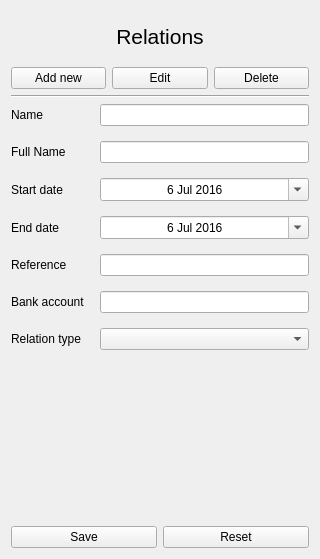
<?xml version="1.0" encoding="UTF-8"?>
<ui version="4.0">
 <class>RelationForm</class>
 <widget class="QWidget" name="RelationForm">
  <property name="geometry">
   <rect>
    <x>0</x>
    <y>0</y>
    <width>320</width>
    <height>559</height>
   </rect>
  </property>
  <property name="maximumSize">
   <size>
    <width>350</width>
    <height>16777215</height>
   </size>
  </property>
  <property name="windowTitle">
   <string>Form</string>
  </property>
  <property name="styleSheet">
   <string notr="true"/>
  </property>
  <layout class="QVBoxLayout" name="verticalLayout">
   <item>
    <widget class="QLabel" name="titleLabel">
     <property name="maximumSize">
      <size>
       <width>16777215</width>
       <height>50</height>
      </size>
     </property>
     <property name="font">
      <font>
       <pointsize>16</pointsize>
      </font>
     </property>
     <property name="text">
      <string>Relations</string>
     </property>
     <property name="alignment">
      <set>Qt::AlignCenter</set>
     </property>
    </widget>
   </item>
   <item>
    <layout class="QHBoxLayout" name="horizontalLayout_2">
     <item>
      <widget class="QPushButton" name="pushButtonAdd">
       <property name="text">
        <string>Add new</string>
       </property>
      </widget>
     </item>
     <item>
      <widget class="QPushButton" name="pushButtonEdit">
       <property name="text">
        <string>Edit</string>
       </property>
      </widget>
     </item>
     <item>
      <widget class="QPushButton" name="pushButtonDelete">
       <property name="text">
        <string>Delete</string>
       </property>
      </widget>
     </item>
    </layout>
   </item>
   <item>
    <widget class="Line" name="line">
     <property name="orientation">
      <enum>Qt::Horizontal</enum>
     </property>
    </widget>
   </item>
   <item>
    <layout class="QFormLayout" name="formLayout">
     <property name="horizontalSpacing">
      <number>15</number>
     </property>
     <property name="verticalSpacing">
      <number>15</number>
     </property>
     <property name="rightMargin">
      <number>0</number>
     </property>
     <item row="0" column="0">
      <widget class="QLabel" name="nameLabel">
       <property name="text">
        <string>Name</string>
       </property>
      </widget>
     </item>
     <item row="0" column="1">
      <widget class="QLineEdit" name="nameLineEdit">
       <property name="toolTip">
        <string/>
       </property>
       <property name="statusTip">
        <string/>
       </property>
       <property name="accessibleDescription">
        <string/>
       </property>
      </widget>
     </item>
     <item row="1" column="0">
      <widget class="QLabel" name="fullNameLabel">
       <property name="text">
        <string>Full Name</string>
       </property>
      </widget>
     </item>
     <item row="1" column="1">
      <widget class="QLineEdit" name="fullNameLineEdit"/>
     </item>
     <item row="2" column="0">
      <widget class="QLabel" name="startDateLabel">
       <property name="text">
        <string>Start date</string>
       </property>
      </widget>
     </item>
     <item row="2" column="1">
      <widget class="QDateEdit" name="startDateEdit">
       <property name="enabled">
        <bool>true</bool>
       </property>
       <property name="wrapping">
        <bool>false</bool>
       </property>
       <property name="frame">
        <bool>true</bool>
       </property>
       <property name="alignment">
        <set>Qt::AlignCenter</set>
       </property>
       <property name="dateTime">
        <datetime>
         <hour>0</hour>
         <minute>0</minute>
         <second>0</second>
         <year>2016</year>
         <month>7</month>
         <day>6</day>
        </datetime>
       </property>
       <property name="calendarPopup">
        <bool>true</bool>
       </property>
       <property name="date">
        <date>
         <year>2016</year>
         <month>7</month>
         <day>6</day>
        </date>
       </property>
      </widget>
     </item>
     <item row="3" column="0">
      <widget class="QLabel" name="endDateLabel">
       <property name="text">
        <string>End date</string>
       </property>
      </widget>
     </item>
     <item row="3" column="1">
      <widget class="QDateEdit" name="endDateEdit">
       <property name="enabled">
        <bool>true</bool>
       </property>
       <property name="wrapping">
        <bool>false</bool>
       </property>
       <property name="frame">
        <bool>true</bool>
       </property>
       <property name="alignment">
        <set>Qt::AlignCenter</set>
       </property>
       <property name="dateTime">
        <datetime>
         <hour>0</hour>
         <minute>0</minute>
         <second>0</second>
         <year>2016</year>
         <month>7</month>
         <day>6</day>
        </datetime>
       </property>
       <property name="calendarPopup">
        <bool>true</bool>
       </property>
       <property name="date">
        <date>
         <year>2016</year>
         <month>7</month>
         <day>6</day>
        </date>
       </property>
      </widget>
     </item>
     <item row="4" column="0">
      <widget class="QLabel" name="referenceLabel">
       <property name="text">
        <string>Reference</string>
       </property>
      </widget>
     </item>
     <item row="4" column="1">
      <widget class="QLineEdit" name="referenceLineEdit"/>
     </item>
     <item row="5" column="0">
      <widget class="QLabel" name="bankAccountLabel">
       <property name="text">
        <string>Bank account</string>
       </property>
      </widget>
     </item>
     <item row="5" column="1">
      <widget class="QLineEdit" name="bankAccountLineEdit"/>
     </item>
     <item row="6" column="0">
      <widget class="QLabel" name="typeLabel">
       <property name="text">
        <string>Relation type</string>
       </property>
      </widget>
     </item>
     <item row="6" column="1">
      <widget class="QComboBox" name="typeComboBox"/>
     </item>
    </layout>
   </item>
   <item>
    <spacer name="horizontalSpacer">
     <property name="orientation">
      <enum>Qt::Horizontal</enum>
     </property>
     <property name="sizeType">
      <enum>QSizePolicy::MinimumExpanding</enum>
     </property>
     <property name="sizeHint" stdset="0">
      <size>
       <width>40</width>
       <height>50</height>
      </size>
     </property>
    </spacer>
   </item>
   <item>
    <layout class="QHBoxLayout" name="horizontalLayout">
     <property name="sizeConstraint">
      <enum>QLayout::SetMaximumSize</enum>
     </property>
     <item>
      <widget class="QPushButton" name="pushButtonSave">
       <property name="text">
        <string>Save</string>
       </property>
      </widget>
     </item>
     <item>
      <widget class="QPushButton" name="pushButtonReset">
       <property name="text">
        <string>Reset</string>
       </property>
      </widget>
     </item>
    </layout>
   </item>
  </layout>
 </widget>
 <resources/>
 <connections/>
</ui>
